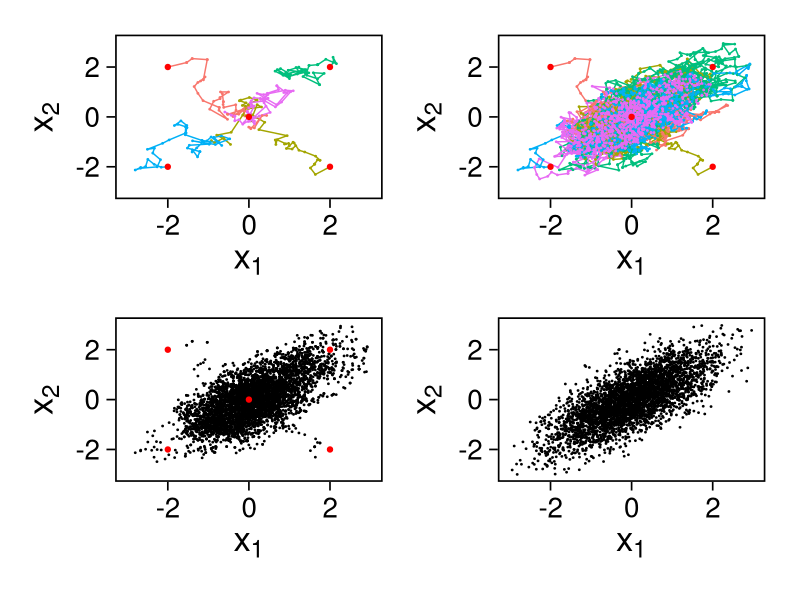
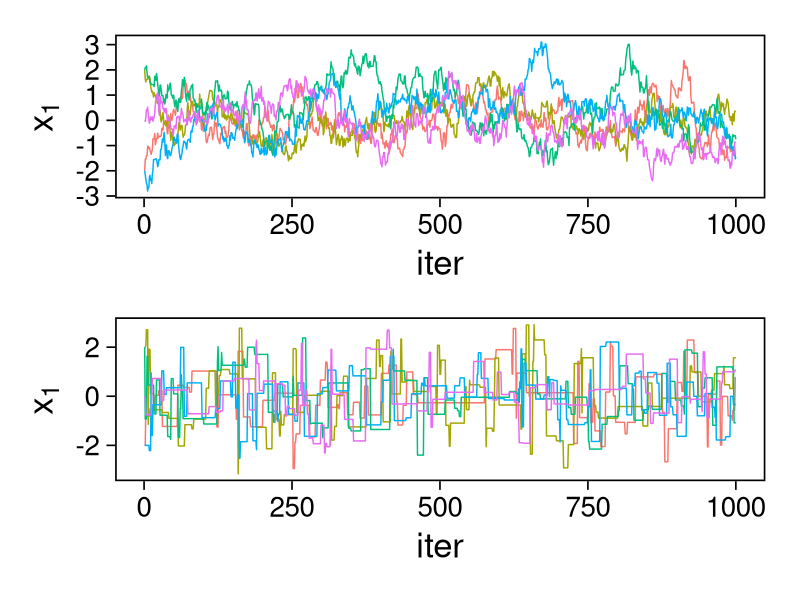
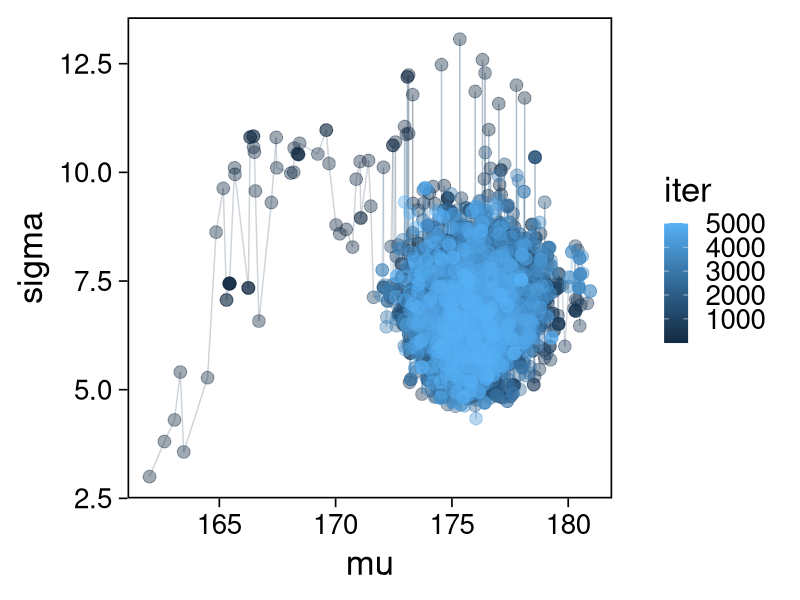
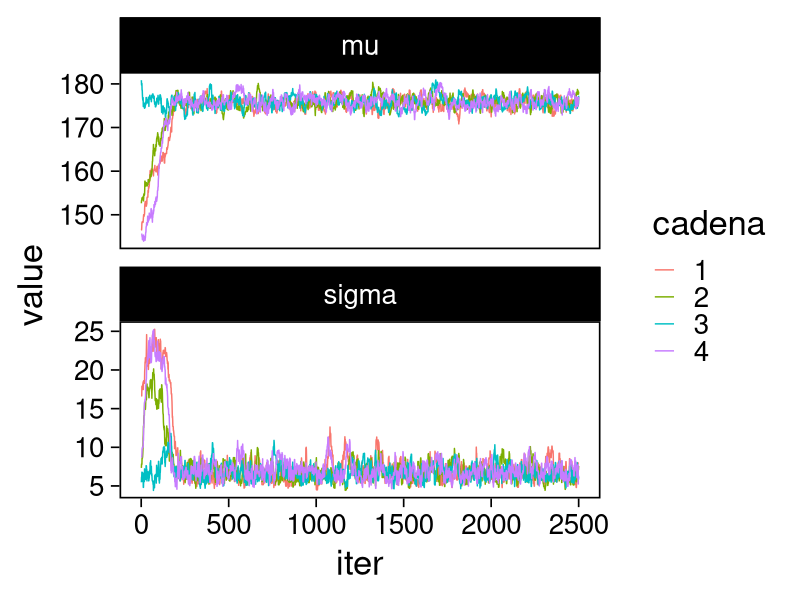
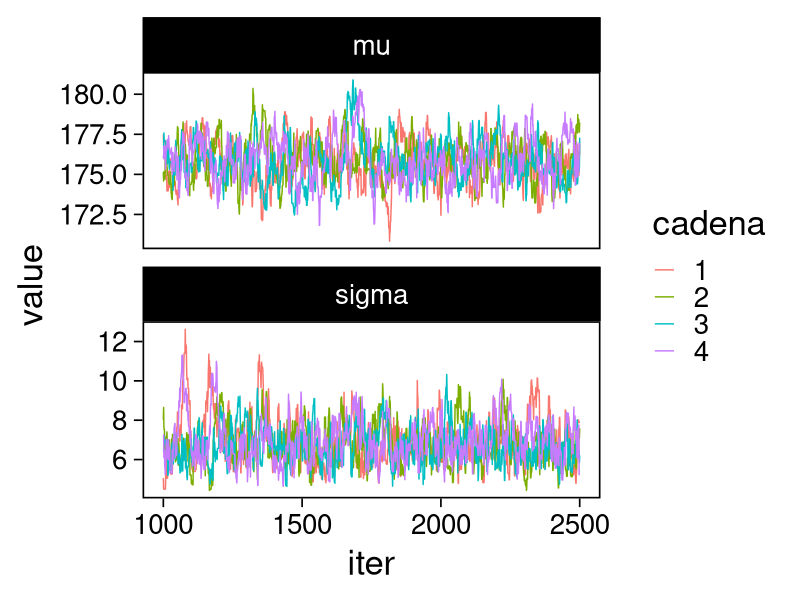
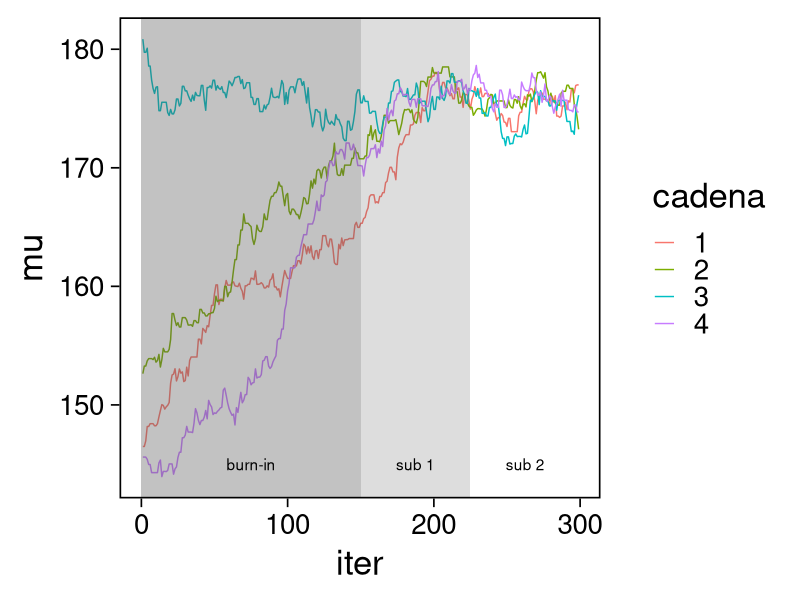
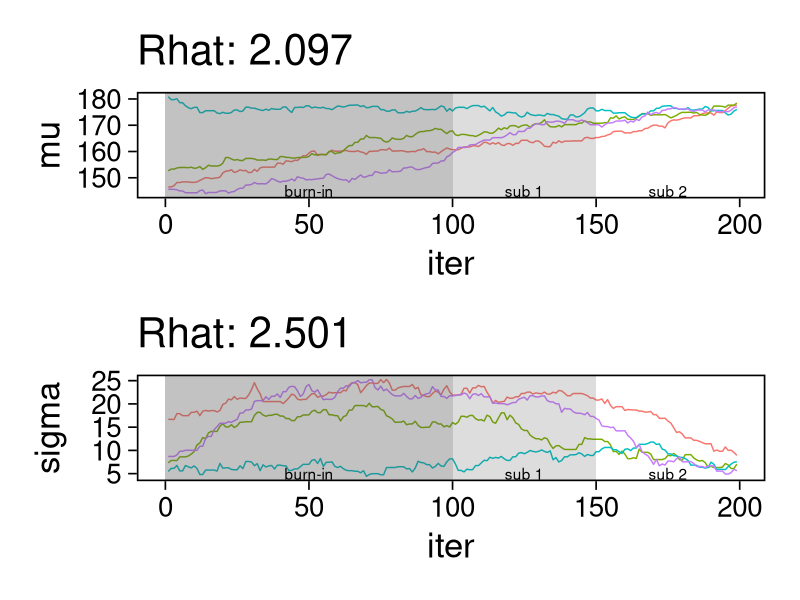
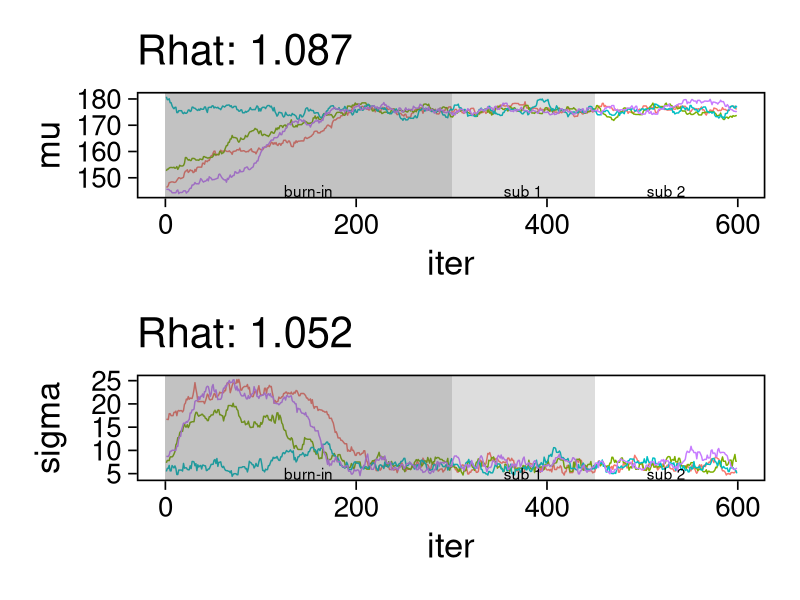

The R source for these figures, in order:
## Setup ---------------------------------------------------------------------
library(tidyverse)
library(patchwork)
library(scales)

## Cambia el default del tamaño de fuente 
theme_set(theme_linedraw(base_size = 25))

## Cambia el número de decimales para mostrar
options(digits = 4)
## Problemas con mi consola en Emacs
options(pillar.subtle = FALSE)
options(rlang_backtrace_on_error = "none")
options(crayon.enabled = FALSE)

## Para el tema de ggplot
sin_lineas <- theme(panel.grid.major = element_blank(),
                    panel.grid.minor = element_blank())
color.itam  <- c("#00362b","#004a3b", "#00503f", "#006953", "#008367", "#009c7b", "#00b68f", NA)

sin_leyenda <- theme(legend.position = "none")
sin_ejes <- theme(axis.ticks = element_blank(), axis.text = element_blank())

library(mvtnorm)
library(R6)
ModeloNormalMultivariado <-
  R6Class("ProbabilityModel",
          list(
            mean = NA,
            cov  = NA, 
            initialize = function(mu = 0, sigma = 1){
              self$mean = mu
              self$cov  = sigma |> as.matrix()
            }, 
            sample = function(n = 1){
              rmvnorm(n, mean = self$mean, sigma = self$cov)              
            },
            density = function(x, log = TRUE){
              dmvnorm(x, self$mean, self$cov, log = log)              
            }           
          ))

### Muestreador Metropolis-Hastings --------------------------------------------
crea_metropolis_hastings <- function(objetivo, muestreo){
  ## Este muestreador aprovecha la simetría de la propuesta 
  function(niter, x_start){
    ## Empezamos en algun lugar
    estado <- x_start
    ndim <- length(estado) 
    muestras <- matrix(nrow = niter, ncol = ndim + 1)      
    muestras[1,2:(ndim+1)] <- estado
    muestras[1,1] <- 1
    for (ii in 2:niter){
      propuesta   <- estado + muestreo$sample()
      log_pi_propuesta <- objetivo$density(propuesta)
      log_pi_estado    <- objetivo$density(estado)
      log_alpha <- log_pi_propuesta - log_pi_estado

      if (log(runif(1)) < log_alpha) {
        muestras[ii, 1] <- 1 ## Aceptamos
        muestras[ii, 2:(ndim+1)] <- propuesta
      } else {
        muestras[ii, 1] <- 0 ## Rechazamos
        muestras[ii, 2:(ndim+1)] <- estado
      }
      estado <- muestras[ii, 2:(ndim+1)]
    }
    if (ndim == 1) {colnames(muestras) <- c("accept", "value")}
    muestras
  }
}

set.seed(108727)
mu <- c(0, 0)
Sigma <- matrix(c(1, .75, .75, 1), nrow = 2)
objetivo <- ModeloNormalMultivariado$new(mu, Sigma)
muestreo <- ModeloNormalMultivariado$new(c(0,0),  .05 * diag(2))

muestras <- tibble(id = factor(1:5), x1 = c(-2, 2, 2, -2, 0), x2 = c(2, -2, 2, -2, 0)) |>
  nest(x_start   = c(x1,x2)) |>
  mutate(cadenas = map(x_start, function(x0){
    mcmc <- crea_metropolis_hastings(objetivo, muestreo)
    mcmc(1000, c(x0$x1, x0$x2)) |>
      as_tibble() |>
      mutate(iter = 1:1000)
  }))

g.corta <- muestras |>
    unnest(cadenas) |>
    filter(iter <= 50) |>
    ggplot(aes(V2, V3, color = id)) +
    geom_path() + geom_point(size = .3) +
    geom_point(data = muestras |> unnest(x_start), aes(x1, x2), color = 'red') + 
    xlab(expression(x[1])) + ylab(expression(x[2])) + 
    sin_lineas + sin_leyenda + ylim(-3,3) + xlim(-3,3)


  g.completa <- muestras |>
    unnest(cadenas) |>
    ggplot(aes(V2, V3, color = id)) +
    geom_path() + geom_point(size = .3) +
    geom_point(data = muestras |> unnest(x_start), aes(x1, x2), color = 'red') + 
    xlab(expression(x[1])) + ylab(expression(x[2])) + 
    sin_lineas + sin_leyenda + ylim(-3,3) + xlim(-3,3)

  g.conjunta <- muestras |>
    unnest(cadenas) |>
    ggplot(aes(V2, V3)) +
    geom_point(size = .3) +
    geom_point(data = muestras |> unnest(x_start), aes(x1, x2), color = 'red') + 
    xlab(expression(x[1])) + ylab(expression(x[2])) + 
    sin_lineas + sin_leyenda + ylim(-3,3) + xlim(-3,3)

g.objetivo <- objetivo$sample(4000) |>
  as_tibble() |>
  ggplot(aes(V1, V2)) +
    geom_point(size = .3) +
    xlab(expression(x[1])) + ylab(expression(x[2])) + 
    sin_lineas + sin_leyenda + ylim(-3,3) + xlim(-3,3)

  (g.corta + g.completa) / (g.conjunta + g.objetivo)

muestreo <- ModeloNormalMultivariado$new(c(0,0),  10 * diag(2))

muestras.mal <- tibble(id = factor(1:5), x1 = c(-2, 2, 2, -2, 0), x2 = c(2, -2, 2, -2, 0)) |>
  nest(x_start   = c(x1,x2)) |>
  mutate(cadenas = map(x_start, function(x0){
    mcmc <- crea_metropolis_hastings(objetivo, muestreo)
    mcmc(1000, c(x0$x1, x0$x2)) |>
      as_tibble() |>
      mutate(iter = 1:1000)
  }))

g1 <- muestras |>
  unnest(cadenas) |>
  ggplot(aes(iter, V2, color = id)) +
  geom_line() + sin_lineas + sin_leyenda +
  ylab(expression(x[1]))


g2 <- muestras.mal |>
  unnest(cadenas) |>
  ggplot(aes(iter, V2, color = id)) +
  geom_line() + sin_lineas + sin_leyenda +
  ylab(expression(x[1]))

g1/g2

## Datos: cantantes de opera -------------------------------------------------
set.seed(3413)
cantantes <- lattice::singer |>
  mutate(estatura_cm = round(2.54 * height)) |>
  filter(str_detect(voice.part, "Tenor")) |>
  select(voice.part, estatura_cm) |>
  sample_n(20) |>
  as_tibble()

cantantes |> print(n = 3)

ModeloNormal <-
  R6Class("PosteriorProbabilityModel",
          list(
            observaciones = NA,
            mu_0 = NA, n_0 = NA, a = NA, b = NA,
            initialize = function(x = 0){
              ## Observaciones
              self$observaciones <- x
              ## Previa
              self$mu_0 <- 175
              self$n_0  <- 5
              self$a    <- 3
              self$b    <- 140
            },
            density = function(theta, log = TRUE){
              theta <- matrix(theta, nrow = 1)
              verosimilitud <- sum(dnorm(self$observaciones, theta[1], sd = theta[2], log = log))
              previa <- dnorm(theta[1], self$mu_0, sd = theta[2]/sqrt(self$n_0), log = log) +
                dgamma(1/(theta[2]**2), self$a, self$b, log = log)
              verosimilitud + previa 
            }           
          ))

objetivo <- ModeloNormal$new(cantantes$estatura_cm)
muestreo <- ModeloNormalMultivariado$new(c(0,0),  0.50 * diag(2))

set.seed(108727)
mcmc <- crea_metropolis_hastings(objetivo, muestreo)

muestras.cantantes <-  mcmc(5000, c(162, 3)) |>
  as_tibble() |>
  mutate(mu = V2, sigma = V3, iter = 1:n())

muestras.cantantes |>
  ggplot(aes(mu, sigma, color = iter)) +
  geom_line(alpha = .2) +geom_point(size = 4, alpha = .4) + 
  sin_lineas

cadenas.cantantes <- tibble(cadena  = factor(1:4),
        mu_start    = rnorm(4, 160, 20),
        sigma_start = runif(4, 0, 20)) |>
   nest(inicial = c(mu_start, sigma_start)) |>
   mutate(cadenas = map(inicial, function(x0){
     mcmc(2500, c(x0$mu_start, x0$sigma_start)) |>
       as_tibble() |>
       mutate(mu = V2, sigma = V3, iter = 1:n())
   }))

cadenas.cantantes |>
   unnest(cadenas) |>
   pivot_longer(cols = mu:sigma) |>
   ggplot(aes(iter, value, color = cadena)) +
   geom_line() +
   facet_wrap(~name, ncol = 1, scales = "free_y") +
   sin_lineas

cadenas.cantantes |>
  unnest(cadenas) |>
  filter(iter >= 1000) |> 
  pivot_longer(cols = mu:sigma) |>
  ggplot(aes(iter, value, color = cadena)) +
  geom_line() +
  facet_wrap(~name, ncol = 1, scales = "free_y") +
  sin_lineas

cadenas.cantantes |>
  unnest(cadenas) |>
  filter(iter > 100) |> 
  summarise(.estimate = mean(sigma), .variance = var(sigma), .error_mc = sqrt(.variance/n()))

cadenas.cantantes |>
 unnest(cadenas) |>
 filter(iter > 100) |> 
 group_by(cadena) |> 
 summarise(media = mean(sigma), varianza = var(sigma)) |>
 summarise(.estimate = mean(media), .error_mc = sd(media))

cadenas.cantantes |>
 unnest(cadenas) |>
 filter(iter > 100) |> 
 group_by(cadena) |> 
 summarise(media = mean(sigma), varianza = var(sigma))

cadenas.cantantes |>
 unnest(cadenas) |>
 filter(iter > 100) |>
 group_by(cadena) |>
 mutate(.draw = 1:n(), .particion = ifelse(.draw >= n()/2, 1, 0)) |>
 group_by(cadena, .particion) |>
 summarise(media = mean(sigma), varianza = var(sigma), .groups = "drop") |>
 summarise(.estimate = mean(media), .error_mc = sd(media))

cadenas.cantantes |>
    unnest(cadenas) |>
    filter(iter < 300) |>
    ggplot(aes(x = iter, y = mu, color = cadena)) + 
    geom_path() +  sin_lineas + 
    annotate("rect", xmin = 0, xmax = 225, ymin = -Inf, ymax = Inf, alpha = .2) + 
    annotate("rect", xmin = 0, xmax = 150, ymin = -Inf, ymax = Inf, alpha = .2) + 
    annotate("text", x = c(75, 187.5,262.5),
             y = rep(145, 3), 
             label = c("burn-in", "sub 1", "sub 2"))

diagnosticos.rhat.short <- cadenas.cantantes |>
  unnest(cadenas) |>
  filter(iter < 200) |>
  filter(iter > max(iter)/2) |>
  mutate(cadena = paste(cadena, ifelse(iter <= (max(iter) + min(iter))/2, 
                                       'a', 'b'), sep = "")) |>
  pivot_longer(mu:sigma, names_to = "parametro", values_to = "valor") |>
  group_by(parametro, cadena) |>
  summarise(media = mean(valor), num = n(), sigma2 = var(valor)) |>
  summarise(N = first(num), 
            M = n_distinct(cadena), 
            B = N * var(media), 
            W = mean(sigma2), 
            V_hat = ((N-1)/N) * W + B/N,
            R_hat = sqrt(V_hat/W)) 

g.mu <- cadenas.cantantes |>
  unnest(cadenas) |>
  filter(iter < 200) |>
  ggplot(aes(x = iter, y = mu, color = cadena)) + 
  geom_path() + sin_leyenda + sin_lineas + 
  ggtitle(paste("Rhat: ", round((diagnosticos.rhat.short |> pull(R_hat))[1], 3), sep = "")) + 
  annotate("rect", xmin = 0, xmax = 150, ymin = -Inf, ymax = Inf, alpha = .2) + 
  annotate("rect", xmin = 0, xmax = 100, ymin = -Inf, ymax = Inf, alpha = .2) + 
  annotate("text", x = c(50, 125, 175),
           y = rep(145, 3), 
           label = c("burn-in", "sub 1", "sub 2"))

g.sigma <- cadenas.cantantes |>
  unnest(cadenas) |>
  filter(iter < 200) |>
  ggplot(aes(x = iter, y = sigma, color = cadena)) + 
  geom_path() + sin_leyenda + sin_lineas + 
  ggtitle(paste("Rhat: ", round((diagnosticos.rhat.short |> pull(R_hat))[2], 3), sep = "")) + 
  annotate("rect", xmin = 0, xmax = 150, ymin = -Inf, ymax = Inf, alpha = .2) + 
  annotate("rect", xmin = 0, xmax = 100, ymin = -Inf, ymax = Inf, alpha = .2) + 
  annotate("text", x = c(50, 125, 175),
           y = rep(5, 3), 
           label = c("burn-in", "sub 1", "sub 2"))

g.mu / g.sigma

diagnosticos.rhat.short <- cadenas.cantantes |>
  unnest(cadenas) |>
  filter(iter < 600) |>
  filter(iter > max(iter)/2) |>
  mutate(cadena = paste(cadena, ifelse(iter <= (max(iter) + min(iter))/2, 
                                       'a', 'b'), sep = "")) |>
  pivot_longer(mu:sigma, names_to = "parametro", values_to = "valor") |>
  group_by(parametro, cadena) |>
  summarise(media = mean(valor), num = n(), sigma2 = var(valor)) |>
  summarise(N = first(num), 
            M = n_distinct(cadena), 
            B = N * var(media), 
            W = mean(sigma2), 
            V_hat = ((N-1)/N) * W + B/N,
            R_hat = sqrt(V_hat/W)) 

g.mu <- cadenas.cantantes |>
  unnest(cadenas) |>
  filter(iter < 600) |>
  ggplot(aes(x = iter, y = mu, color = cadena)) + 
  geom_path() + sin_leyenda + sin_lineas + 
  ggtitle(paste("Rhat: ", round((diagnosticos.rhat.short |> pull(R_hat))[1], 3), sep = "")) + 
  annotate("rect", xmin = 0, xmax = 450, ymin = -Inf, ymax = Inf, alpha = .2) + 
  annotate("rect", xmin = 0, xmax = 300, ymin = -Inf, ymax = Inf, alpha = .2) + 
  annotate("text", x = c(150, 375, 525),
           y = rep(145, 3), 
           label = c("burn-in", "sub 1", "sub 2"))

g.sigma <- cadenas.cantantes |>
  unnest(cadenas) |>
  filter(iter < 600) |>
  ggplot(aes(x = iter, y = sigma, color = cadena)) + 
  geom_path() + sin_leyenda + sin_lineas + 
  ggtitle(paste("Rhat: ", round((diagnosticos.rhat.short |> pull(R_hat))[2], 3), sep = "")) + 
  annotate("rect", xmin = 0, xmax = 450, ymin = -Inf, ymax = Inf, alpha = .2) + 
  annotate("rect", xmin = 0, xmax = 300, ymin = -Inf, ymax = Inf, alpha = .2) + 
  annotate("text", x = c(150, 375, 525),
           y = rep(5, 3), 
           label = c("burn-in", "sub 1", "sub 2"))

g.mu / g.sigma

library(forecast)
ggAcf(rgamma(1000,1,1)) + sin_lineas

ggAcf(muestras.cantantes$mu) + sin_lineas +
ggtitle("Series: mu (modelo cantantes)")

library(posterior)
c(mu    = ess_basic(muestras.cantantes$mu)/nrow(muestras.cantantes),
  sigma = ess_basic(muestras.cantantes$sigma)/nrow(muestras.cantantes),
  accept = mean(muestras.cantantes$V1))

### Actualización del muestreador  -------------------------------------------
set.seed(108727)
objetivo <- ModeloNormal$new(cantantes$estatura_cm)
muestreo <- ModeloNormalMultivariado$new(c(0,0), 3 * diag(2))
mcmc <- crea_metropolis_hastings(objetivo, muestreo)

muestras.cantantes <-  mcmc(5000, c(175, 6.5)) |>
  as_tibble() |>
  mutate(mu = V2, sigma = V3, iter = 1:n())

c(mu    = ess_basic(muestras.cantantes$mu)/nrow(muestras.cantantes),
  sigma = ess_basic(muestras.cantantes$sigma)/nrow(muestras.cantantes),
  accept = mean(muestras.cantantes$V1))

ggAcf(muestras.cantantes$mu) + sin_lineas +
  ggtitle("Series: mu (modelo cantantes)")
